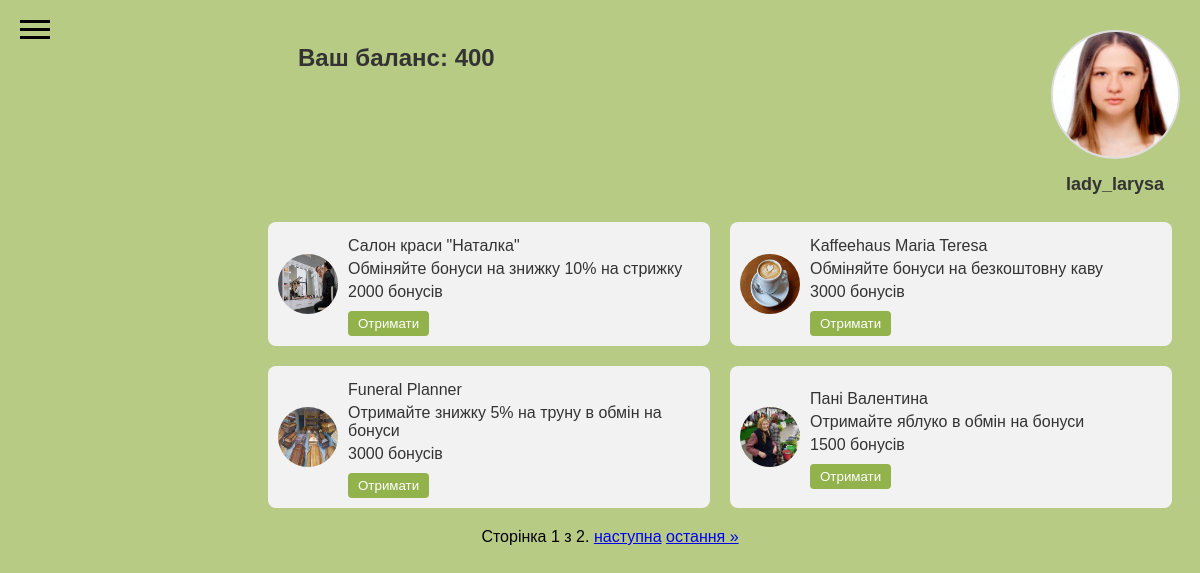
Screenshot of /partners/ (signed in) with the database file from the repository.
### profiles/models.py (models this page shows)
class Profile(models.Model):
    user = models.OneToOneField(User, on_delete=models.CASCADE)
    avatar = models.ImageField(upload_to='avatars/', default='avatars/default.png')
    level = models.IntegerField(default=0)
    points_balance = models.IntegerField(default=0)
    completed_tasks_count = models.IntegerField(default=0)

### partners/models.py (models this page shows, shortened)
class PartnerStatus(models.Model):
    user = models.ForeignKey(User, on_delete=models.CASCADE)
    partner = models.ForeignKey(Partner, on_delete=models.CASCADE)
    status = models.CharField(max_length=50, default='not redeemed')
    timestamp = models.DateTimeField(auto_now_add=True)
    promocode = models.CharField(max_length=50, blank=True, null=True)

class Partner(models.Model):
    name = models.CharField(max_length=100)
    description = models.TextField(blank=True, null=True)
    image = models.ImageField(upload_to='partner_images/', blank=True, null=True)
    points_required = models.PositiveIntegerField()

### partners/views.py (the view)
# urls.py: path('', views.partner_list, name='partner_list'),
@login_required
def partner_list(request):
    partners = PartnerStatus.objects.filter(user=request.user)
    paginator = Paginator(partners, 4)
    page_number = request.GET.get('page')
    page_obj = paginator.get_page(page_number)
    return render(request, 'partners/index.html',
                  {'page_obj': page_obj,
                   'user_balance': request.user.profile.points_balance})

### templates/partners/index.html (shortened to what this page needs)
<!DOCTYPE html>
{% load static %}
<html lang="en">
<head>
    <link rel="stylesheet" href= "{% static 'partners/css/pop_up.css' %}">
    <link rel="stylesheet" href="{% static 'partners/css/index.css' %}">
    <link rel="stylesheet" href= "{% static 'sidebar.css' %}">
    <link rel="stylesheet" href= "{% static 'profile_btn.css' %}">
</head>
<body>
    {% include 'sidebar.html' %}
    {% include 'profile_btn.html' %}
    <div class="content">
        <h1>Ваш баланс: {{ user_balance }}</h1>
        <div class="items-grid">
            {% for partner_status in page_obj %}
                <div class="item-card">
                    <img src="{{ partner_status.partner.image.url }}" alt="{{ partner_status.partner.name }}">
                    <div class="item-info">
                        <p class="item-name">{{ partner_status.partner.name }}</p>
                        <p class="item-partner">{{ partner_status.partner.description }}</p>
                        <p class="item-points">{{ partner_status.partner.points_required }} бонусів</p>
                        <form method="post" action="{% url 'redeem' partner_status.id %}">
                            <button type="button"
                            onclick="confirmRedeeming(this.form)"
                            class="buy-btn"
                            {% if partner_status.status == 'redeemed' %}disabled{% endif %}>
                            Отримати
                            </button>
                        </form>
                    </div>
                </div>
            {% endfor %}
        </div>
        <div class="pagination">
            <span class="step-links">
                <span class="current">
                    Сторінка {{ page_obj.number }} з {{ page_obj.paginator.num_pages }}.
                </span>
                {% if page_obj.has_next %}
                    <a href="?page={{ page_obj.next_page_number }}">наступна</a>
                    <a href="?page={{ page_obj.paginator.num_pages }}">остання &raquo;</a>
                {% endif %}
            </span>
        </div>
    </div>
</body>
</html>

### templates/profile_btn.html
{% load static %}
<a href="{% url 'profile' %}">
    <div class="profile-container">
        <div class="profile-icon-container">
            <img src="{% if user.profile.avatar %}{{ user.profile.avatar.url }}{% else %}{% static 'images/default-avatar.png' %}{% endif %}" alt="Profile Icon" class="profile-icon">
        </div>
        <div class="profile-username-container">
            <span class="profile-username">{{ user.username }}</span>
        </div>
    </div>
</a>

### static/partners/css/index.css (style rules this page uses)
* { font-family: Arial, sans-serif; }
body { display: flex; height: 100vh; background-color: #b8cb85; }
.content { flex-grow: 1; margin-left: 20px; padding: 20px; }
.content h1 { font-size: 24px; color: #333; margin-bottom: 20px; margin-left: 250px; }
.items-grid { margin-top: 150px; margin-left: 220px; display: grid; grid-template-columns: repeat(2, 1fr); gap: 20px; }
.item-card { background-color: #f2f2f2; padding: 10px; border-radius: 8px; display: flex; align-items: center; }
.item-card img { width: 60px; height: 60px; border-radius: 50%; margin-right: 10px; }
.item-info { flex-grow: 1; }
.item-name, .item-partner, .item-points { margin: 5px 0; color: #333; }
.more-btn, .buy-btn { padding: 5px 10px; margin: 5px 5px 0 0; border: none; border-radius: 4px; cursor: pointer; }
.buy-btn { background-color: #92b24b; color: white; }
.pagination { margin-top: 20px; text-align: center; }

### static/profile_btn.css (style rules this page uses)
.profile-container { display: flex; flex-direction: column; align-items: center; width: 150px; height: auto; margin-left: auto; margin-right: 0; margin-top: 20px; position: fixed; top: 10px; right: 10px; z-index: 200; }
.profile-icon-container { width: 125px; height: 125px; border-radius: 50%; overflow: hidden; border: 2px solid #ddd; display: flex; justify-content: center; align-items: center; background-color: #f4f4f4; margin-bottom: 10px; }
.profile-icon { width: 100%; height: 100%; object-fit: cover; }
.profile-username-container { margin-top: 5px; text-align: center; }
.profile-username { font-size: 18px; color: #333; font-weight: bold; margin: 0; }

### rows the page displays
PartnerStatus: partner.image (picture), partner.name "Салон краси \"Наталка\"", partner.description "Обміняйте бонуси на знижку 10% на стрижку", partner.points_required "2000"
PartnerStatus: partner.image (picture), partner.name "Kaffeehaus Maria Teresa", partner.description "Обміняйте бонуси на безкоштовну каву", partner.points_required "3000"
PartnerStatus: partner.image (picture), partner.name "Funeral Planner", partner.description "Отримайте знижку 5% на труну в обмін на бонуси", partner.points_required "3000"
PartnerStatus: partner.image (picture), partner.name "Пані Валентина", partner.description "Отримайте яблуко в обмін на бонуси", partner.points_required "1500"

### other values shown
{{ user.username }} "lady_larysa"
{{ user_balance }} "400"
{{ page_obj.number }} "1"
{{ page_obj.paginator.num_pages }} "2"
